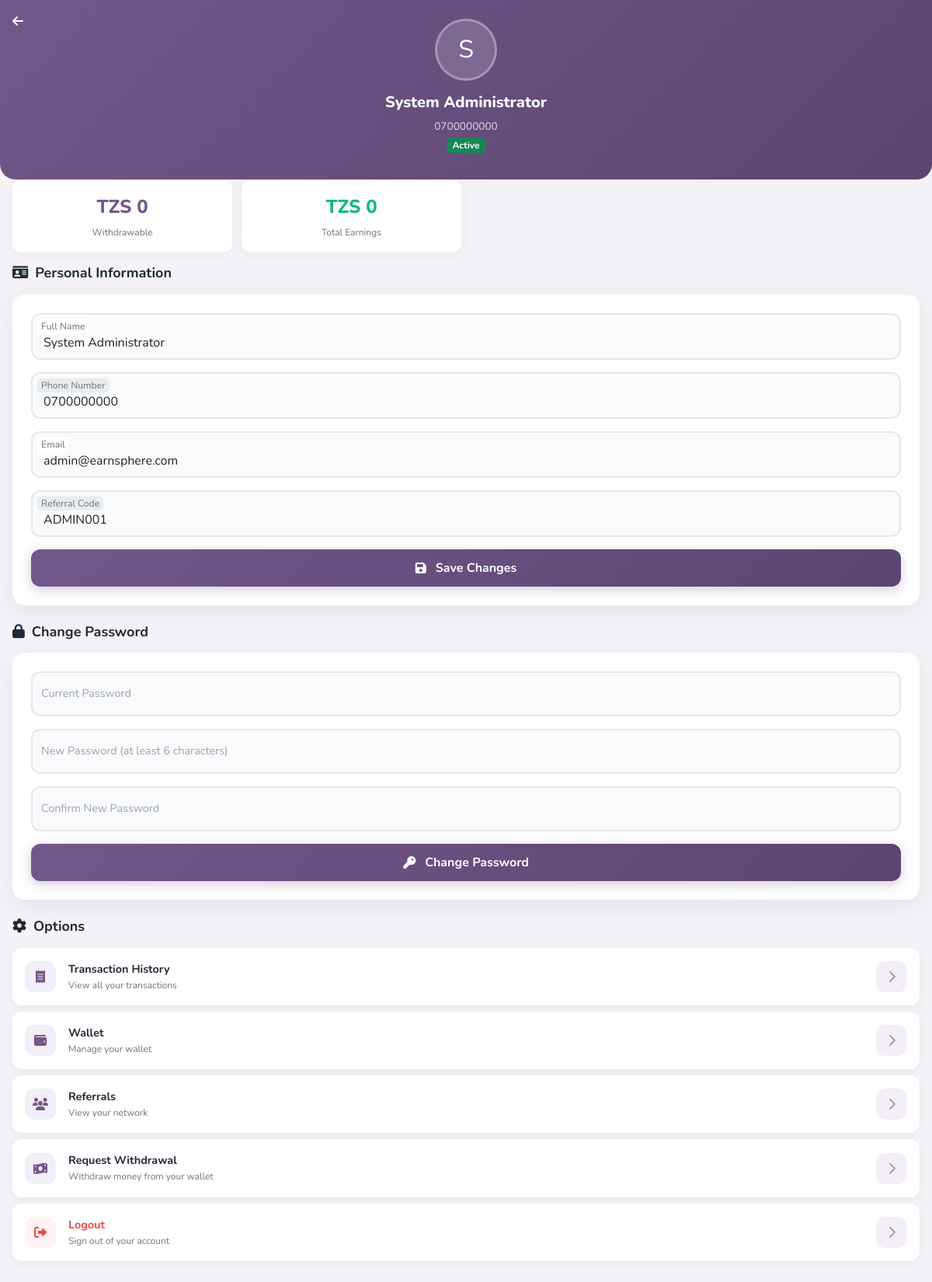
The app's page /profile.php (signed in) with its own data.
### tables this page shows
CREATE TABLE IF NOT EXISTS `users` (
    `id` INT UNSIGNED NOT NULL AUTO_INCREMENT,
    `full_name` VARCHAR(150) NOT NULL,
    `phone` VARCHAR(20) NOT NULL,
    `email` VARCHAR(150) DEFAULT NULL,
    `password` VARCHAR(255) NOT NULL,
    `referral_code` VARCHAR(20) NOT NULL,
    `referred_by` INT UNSIGNED DEFAULT NULL,
    `referred_by_level` TINYINT UNSIGNED DEFAULT NULL COMMENT '1=direct,2=level2,3=level3',
    `avatar` VARCHAR(255) DEFAULT NULL,
    `status` ENUM('pending','active','suspended') NOT NULL DEFAULT 'pending',
    `role` ENUM('user','admin','agent') NOT NULL DEFAULT 'user',
    `staff_version` INT UNSIGNED NOT NULL DEFAULT 0,
    `is_online` TINYINT(1) NOT NULL DEFAULT 0,
    `last_login` DATETIME DEFAULT NULL,
    `ip_address` VARCHAR(45) DEFAULT NULL,
    `created_at` DATETIME NOT NULL DEFAULT CURRENT_TIMESTAMP,
    `updated_at` DATETIME NOT NULL DEFAULT CURRENT_TIMESTAMP ON UPDATE CURRENT_TIMESTAMP,
    PRIMARY KEY (`id`),
    UNIQUE KEY `uk_phone` (`phone`),
    UNIQUE KEY `uk_email` (`email`),
    UNIQUE KEY `uk_referral_code` (`referral_code`),
    KEY `idx_referred_by` (`referred_by`),
    KEY `idx_status` (`status`),
    KEY `idx_role` (`role`),
    CONSTRAINT `fk_users_referred_by` FOREIGN KEY (`referred_by`) REFERENCES `users` (`id`) ON DELETE SET NULL
);

CREATE TABLE IF NOT EXISTS `wallets` (
    `id` INT UNSIGNED NOT NULL AUTO_INCREMENT,
    `user_id` INT UNSIGNED NOT NULL,
    `balance` DECIMAL(12,2) NOT NULL DEFAULT 0.00,
    `withdrawable_balance` DECIMAL(12,2) NOT NULL DEFAULT 0.00 COMMENT 'Only commission earnings - registration fee not included',
    `total_earned` DECIMAL(12,2) NOT NULL DEFAULT 0.00,
    `total_withdrawn` DECIMAL(12,2) NOT NULL DEFAULT 0.00,
    `pending_amount` DECIMAL(12,2) NOT NULL DEFAULT 0.00,
    `created_at` DATETIME NOT NULL DEFAULT CURRENT_TIMESTAMP,
    `updated_at` DATETIME NOT NULL DEFAULT CURRENT_TIMESTAMP ON UPDATE CURRENT_TIMESTAMP,
    PRIMARY KEY (`id`),
    UNIQUE KEY `uk_wallet_user` (`user_id`),
    CONSTRAINT `fk_wallets_user` FOREIGN KEY (`user_id`) REFERENCES `users` (`id`) ON DELETE CASCADE
);

### classes/Auth.php (called while the page is built, shortened)
<?php
require_once __DIR__ . '/../config/database.php';
class Auth {
    public static function getUser(?int $userId = null): ?array {
        $id = $userId ?? $_SESSION['user_id'] ?? null;
        return Database::fetchOne(
            "SELECT id, full_name, phone, email, referral_code, referred_by, avatar, status, role, created_at
             FROM users WHERE id = ?",
            [$id]
        );
    }
}

### config/database.php (called while the page is built, shortened)
<?php
class Database {
    private static ?PDO $instance = null;
    public static function getConnection(): PDO {
        if (self::$instance === null) {
            $dsn = "mysql:host=" . DB_HOST . ";dbname=" . DB_NAME . ";charset=" . DB_CHARSET;
            $options = [
                PDO::ATTR_ERRMODE            => PDO::ERRMODE_EXCEPTION,
                PDO::ATTR_DEFAULT_FETCH_MODE => PDO::FETCH_ASSOC,
                PDO::ATTR_EMULATE_PREPARES   => false,
                PDO::MYSQL_ATTR_INIT_COMMAND => "SET NAMES utf8mb4 COLLATE utf8mb4_unicode_ci",
            ];
            try {
                self::$instance = new PDO($dsn, DB_USER, DB_PASS, $options);
            } catch (PDOException $e) {
                error_log("Database connection failed: " . $e->getMessage());
                if (ENVIRONMENT === 'development') {
                    die("Database connection failed: " . $e->getMessage());
                }
                die("Database connection failed. Please try again later.");
            }
        }
        return self::$instance;
    }
    public static function query(string $sql, array $params = []): PDOStatement {
        $stmt = self::getConnection()->prepare($sql);
        $stmt->execute($params);
        return $stmt;
    }
    public static function fetchOne(string $sql, array $params = []): ?array {
        $stmt = self::query($sql, $params);
        $result = $stmt->fetch();
        return $result ?: null;
    }
    public static function inTransaction(): bool {
        return self::getConnection()->inTransaction();
    }
}

### classes/Wallet.php (called while the page is built, shortened)
<?php
require_once __DIR__ . '/../config/database.php';
require_once __DIR__ . '/../includes/helpers.php';
class Wallet {
    public static function getWallet(int $userId): array {
        $wallet = Database::fetchOne(
            "SELECT * FROM wallets WHERE user_id = ?" . (Database::inTransaction() ? ' FOR UPDATE' : ''),
            [$userId]
        );
        return $wallet;
    }
}

### profile.php (the view, shortened to what this page needs)
<?php
require_once __DIR__ . '/config/database.php';
require_once __DIR__ . '/classes/Auth.php';
require_once __DIR__ . '/classes/Wallet.php';
require_once __DIR__ . '/includes/helpers.php';
$user = Auth::getUser();
$wallet = Wallet::getWallet($_SESSION['user_id']);
include __DIR__ . '/includes/public_head.php';
?>
<div class="profile-header">
    <a href="dashboard" style="color:white;text-decoration:none;position:absolute;left:1rem;top:1rem;">
        <i class="fas fa-arrow-left"></i>
    </a>
    <div class="profile-avatar">
        <?= strtoupper(substr($user['full_name'], 0, 1)) ?>
    </div>
    <h5 style="font-weight:800;"><?= sanitize($user['full_name']) ?></h5>
    <p style="opacity:0.8;font-size:0.85rem;margin:0;"><?= formatPhone($user['phone']) ?></p>
    <?= statusBadge($user['status']) ?>
</div>
<div class="dash-content mb-safe" style="margin-top:-1rem;">
    <div class="stat-grid mb-3">
        <div class="stat-box">
            <div class="stat-number"><?= formatCurrency($wallet['withdrawable_balance'] ?? 0) ?></div>
            <div class="stat-label">Withdrawable</div>
        </div>
        <div class="stat-box">
            <div class="stat-number" style="color:var(--secondary);"><?= formatCurrency($wallet['total_earned']) ?></div>
            <div class="stat-label">Total Earnings</div>
        </div>
    </div>
    <div class="dash-section">
        <h6 class="section-title"><i class="fas fa-id-card me-1"></i> Personal Information</h6>
        <div class="auth-card">
            <form method="POST" action="">
                <div class="form-floating mb-3">
                    <input type="text" class="form-control" id="full_name" name="full_name"
                           value="<?= sanitize($user['full_name']) ?>" required>
                    <label for="full_name">Full Name</label>
                </div>
                <div class="form-floating mb-3">
                    <input type="text" class="form-control" value="<?= formatPhone($user['phone']) ?>" readonly disabled>
                    <label>Phone Number</label>
                </div>
                <div class="form-floating mb-3">
                    <input type="email" class="form-control" id="email" name="email"
                           value="<?= sanitize($user['email'] ?? '') ?>">
                    <label for="email">Email</label>
                </div>
                <div class="form-floating mb-3">
                    <input type="text" class="form-control" value="<?= $user['referral_code'] ?>" readonly disabled>
                    <label>Referral Code</label>
                </div>
                <button type="submit" class="btn btn-primary btn-block">
                    <i class="fas fa-save me-1"></i> Save Changes
                </button>
            </form>
        </div>
    </div>
    <div class="dash-section">
        <h6 class="section-title"><i class="fas fa-lock me-1"></i> Change Password</h6>
        <div class="auth-card">
            <form method="POST" action="">
                <div class="form-floating mb-3">
                    <input type="password" class="form-control" name="current_password"
                           placeholder="Current Password" required>
                    <label>Current Password</label>
                </div>
                <div class="form-floating mb-3">
                    <input type="password" class="form-control" name="new_password"
                           placeholder="New Password" required minlength="6">
                    <label>New Password (at least 6 characters)</label>
                </div>
                <div class="form-floating mb-3">
                    <input type="password" class="form-control" name="confirm_password"
                           placeholder="Confirm Password" required>
                    <label>Confirm New Password</label>
                </div>
                <button type="submit" class="btn btn-primary btn-block">
                    <i class="fas fa-key me-1"></i> Change Password
                </button>
            </form>
        </div>
    </div>
    <div class="dash-section">
        <h6 class="section-title"><i class="fas fa-cog me-1"></i> Options</h6>
        <a href="transactions" class="profile-menu-item">
            <i class="fas fa-receipt"></i>
            <div class="menu-info">
                <div class="menu-title">Transaction History</div>
                <div class="menu-desc">View all your transactions</div>
            </div>
            <i class="fas fa-chevron-right menu-arrow"></i>
        </a>
        <a href="wallet" class="profile-menu-item">
            <i class="fas fa-wallet"></i>
            <div class="menu-info">
                <div class="menu-title">Wallet</div>
                <div class="menu-desc">Manage your wallet</div>
            </div>
            <i class="fas fa-chevron-right menu-arrow"></i>
        </a>
        <a href="referrals" class="profile-menu-item">
            <i class="fas fa-users"></i>
            <div class="menu-info">
                <div class="menu-title">Referrals</div>
                <div class="menu-desc">View your network</div>
            </div>
            <i class="fas fa-chevron-right menu-arrow"></i>
        </a>
        <a href="withdrawal" class="profile-menu-item">
            <i class="fas fa-money-bill-wave"></i>
            <div class="menu-info">
                <div class="menu-title">Request Withdrawal</div>
                <div class="menu-desc">Withdraw money from your wallet</div>
            </div>
            <i class="fas fa-chevron-right menu-arrow"></i>
        </a>
        <a href="logout" class="profile-menu-item" onclick="return confirm('Leave your account?')">
            <i class="fas fa-sign-out-alt" style="background:#fef2f2;color:var(--danger);"></i>
            <div class="menu-info">
                <div class="menu-title" style="color:var(--danger);">Logout</div>
                <div class="menu-desc">Sign out of your account</div>
            </div>
            <i class="fas fa-chevron-right menu-arrow"></i>
        </a>
    </div>
</div>
<?php include __DIR__ . '/includes/public_foot.php'; ?>

### includes/helpers.php (shortened to what this page needs)
<?php
function sanitize(mixed $input): mixed {
    return htmlspecialchars(trim($input), ENT_QUOTES, 'UTF-8');
}
function formatCurrency(float $amount): string {
    return 'TZS ' . number_format($amount, 0, '.', ',');
}
function formatPhone(string $phone): string {
    $phone = preg_replace('/[^0-9]/', '', $phone);
    return $phone;
}
function statusBadge(string $status): string {
    $classes = match($status) {
        'active', 'completed', 'approved' => 'bg-success',
        'pending', 'processing'           => 'bg-warning text-dark',
        'failed', 'rejected', 'suspended' => 'bg-danger',
        'cancelled'                       => 'bg-secondary',
        default                           => 'bg-info',
    };
    $labels = [
        'active'     => 'Active',
        'pending'    => 'Pending',
        'completed'  => 'Completed',
        'failed'     => 'Failed',
        'approved'   => 'Approved',
        'rejected'   => 'Rejected',
        'processing' => 'Processing',
        'suspended'  => 'Suspended',
        'cancelled'  => 'Cancelled',
    ];
    $label = $labels[$status] ?? ucfirst($status);
    return "<span class=\"badge {$classes}\">{$label}</span>";
}

### assets/css/app.css (style rules this page uses)
:root { --primary: #72578B; --primary-dark: #5a4570; --primary-light: #9b82b0; --primary-bg: #f3eef7; --secondary: #10b981; --secondary-dark: #059669; --accent: #f59e0b; --danger: #ef4444; --success: #10b981; --warning: #f59e0b; --info: #3b82f6; --dark: #1f2937; --gray-50: #f9fafb; --gray-100: #f3f4f6; --gray-200: #e5e7eb; --gray-300: #d1d5db; --gray-400: #9ca3af; --gray-500: #6b7280; --gray-600: #4b5563; --gray-700: #374151; --gray-800: #1f2937; --gray-900: #111827; --white: #ffffff; --body-bg: #f5f3f7; --card-shadow: 0 2px 12px rgba(114, 87, 139, 0.08); --card-shadow-lg: 0 8px 30px rgba(114, 87, 139, 0.12); --mobile-nav-height: 60px; --topbar-height: 56px; --safe-bottom: env(safe-area-inset-bottom, 0px); --radius-sm: 8px; --radius-md: 12px; --radius-lg: 16px; --radius-xl: 20px; --radius-full: 50%; --transition: all 0.2s ease; }
*, *::before, *::after { box-sizing: border-box; }
html { font-size: 16px; -webkit-text-size-adjust: 100%; scroll-behavior: smooth; }
body { font-family: 'Nunito', -apple-system, BlinkMacSystemFont, 'Segoe UI', sans-serif; background-color: var(--body-bg); color: var(--gray-800); line-height: 1.6; margin: 0; padding: 0; -webkit-font-smoothing: antialiased; -moz-osx-font-smoothing: grayscale; overflow-x: hidden; padding-bottom: calc(var(--mobile-nav-height) + var(--safe-bottom)); }
a { color: var(--primary); text-decoration: none; transition: var(--transition); }
.section-title { font-size: 1.125rem; font-weight: 700; color: var(--gray-800); margin-bottom: 1rem; }
.auth-card { background: var(--white); border-radius: var(--radius-lg); padding: 1.5rem; box-shadow: var(--card-shadow-lg); }
.form-floating { margin-bottom: 1rem; }
.form-floating .form-control, .form-floating .form-select { border-radius: var(--radius-md); border: 2px solid var(--gray-200); padding: 1rem 0.875rem; height: auto; font-size: 1rem; transition: var(--transition); background-color: var(--gray-50); }
.form-floating label { color: var(--gray-400); font-size: 0.9rem; }
.btn { font-weight: 700; border-radius: var(--radius-md); padding: 0.75rem 1.5rem; font-size: 1rem; transition: var(--transition); display: inline-flex; align-items: center; justify-content: center; gap: 0.5rem; }
.btn-primary { background: linear-gradient(135deg, var(--primary), var(--primary-dark)); border: none; color: var(--white); box-shadow: 0 4px 15px rgba(114, 87, 139, 0.3); }
.btn-block { display: flex; width: 100%; }
.dash-content { padding: 1rem; }
.dash-section { margin-bottom: 1.5rem; }
.stat-grid { display: grid; grid-template-columns: repeat(2, 1fr); gap: 0.75rem; }
.stat-box { background: var(--white); border-radius: var(--radius-md); padding: 1rem; box-shadow: var(--card-shadow); text-align: center; }
.stat-box .stat-number { font-size: 1.5rem; font-weight: 800; color: var(--primary); }
.stat-box .stat-label { font-size: 0.75rem; color: var(--gray-500); margin-top: 0.25rem; }
@media (min-width: 992px) { body { padding-bottom: 0; } }
.mb-safe { margin-bottom: calc(var(--mobile-nav-height) + 1rem); }
@media (min-width: 992px) { .stat-grid { grid-template-columns: repeat(4, 1fr); } }
.profile-header { text-align: center; padding: 1.5rem 1rem 2rem; background: linear-gradient(135deg, var(--primary), var(--primary-dark)); color: var(--white); border-radius: 0 0 var(--radius-xl) var(--radius-xl); }
.profile-avatar { width: 80px; height: 80px; border-radius: var(--radius-full); border: 3px solid rgba(255,255,255,0.3); background: rgba(255,255,255,0.15); display: flex; align-items: center; justify-content: center; margin: 0 auto 1rem; font-size: 2rem; }
.profile-menu-item { display: flex; align-items: center; gap: 1rem; padding: 1rem; background: var(--white); border-radius: var(--radius-md); box-shadow: var(--card-shadow); margin-bottom: 0.5rem; color: var(--gray-800); text-decoration: none; transition: var(--transition); }
.profile-menu-item i { width: 40px; height: 40px; border-radius: var(--radius-md); display: flex; align-items: center; justify-content: center; background: var(--primary-bg); color: var(--primary); }
.profile-menu-item .menu-info { flex: 1; }
.profile-menu-item .menu-title { font-weight: 700; font-size: 0.9rem; }
.profile-menu-item .menu-desc { font-size: 0.75rem; color: var(--gray-500); }
.profile-menu-item .menu-arrow { color: var(--gray-400); }

### records on screen
users: full_name "S", full_name "System Administrator", phone "0700000000", status "Active", email "admin@earnsphere.com", referral_code "ADMIN001"
wallets: withdrawable_balance "TZS 0", total_earned "TZS 0"
